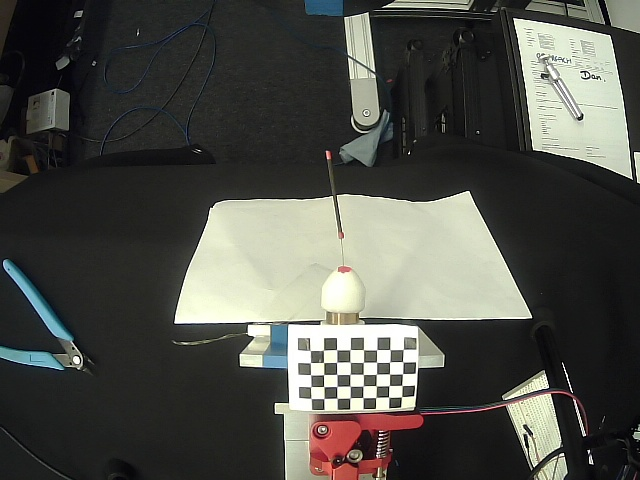
#> input picture proper_research/focused_image.jpg, 640 x 480 px, given in place of the camera
$ python vision_w_tangnet.py
#> lines starting #> are read from the running program, lines starting #| are printed output that depends on the picture; after the words box and inside, x2 and y2 are one past the last pixel; in counts of white or black regions, pixels touching at a corner belong together
### proper_research/vision/measure_length.py
import cv2
import matplotlib.pyplot as plt
import numpy as np
import json
import os

# =====================================================================
# CONFIG
# =====================================================================
ROI_CONFIG_FILE = "red_roi_box.json"

CAMERA_TO_CHECKERBOARD_MM = 30.0
BEAM_RELATIVE_Z_OFFSET_MM = 40.0   # beam distance relative to checkerboard along Z

CHECKERBOARD_SQUARE_SIZE_MM = 6
CHECKERBOARD_SQUARES_X = 9
CHECKERBOARD_SQUARES_Y = 6

CHECKERBOARD_PATTERN_SIZE = (
    CHECKERBOARD_SQUARES_X - 1,
    CHECKERBOARD_SQUARES_Y - 1
)

# [17 lines of commented-out code are left out]
def new_capture(filename="focused_image.jpg",
                cam_index=0,
                backend=cv2.CAP_V4L2,
                warmup_frames=15,
                exposure=23.0,     # try 200..5000 initially
                gain=0.0,
                auto_exposure_manual=1.0,  # working for you
                brightness=None,     # e.g. 0.0
                gamma=None):         # e.g. 0.7
#> called with filename = 'focused_image_straight.jpg', cam_index = 0, backend = 200, warmup_frames = 15, exposure = 23, gain = 0, auto_exposure_manual = 1
    cap = cv2.VideoCapture(cam_index, backend)
    if not cap.isOpened():
        raise RuntimeError(f"Cannot open camera index {cam_index} with backend {backend}")

    def try_set(prop, val, name):
        ok = cap.set(prop, val)
        got = cap.get(prop)
        print(f"{name}: set({val}) -> {ok}, get() -> {got}")
        return ok, got

    # Put camera in manual exposure mode (as supported by your driver mapping)
    try_set(cv2.CAP_PROP_AUTO_EXPOSURE, float(auto_exposure_manual), "AUTO_EXPOSURE(manual)")

    # Reduce gain first
    try_set(cv2.CAP_PROP_GAIN, float(gain), "GAIN")

    # Set exposure (absolute value for your camera/driver)
    try_set(cv2.CAP_PROP_EXPOSURE, float(exposure), "EXPOSURE(abs)")

    # Optional tweaks if supported
    if brightness is not None:
        try_set(cv2.CAP_PROP_BRIGHTNESS, float(brightness), "BRIGHTNESS")
    if gamma is not None:
        try_set(cv2.CAP_PROP_GAMMA, float(gamma), "GAMMA")

    for _ in range(warmup_frames):
        cap.read()
#> this loop made 15 passes
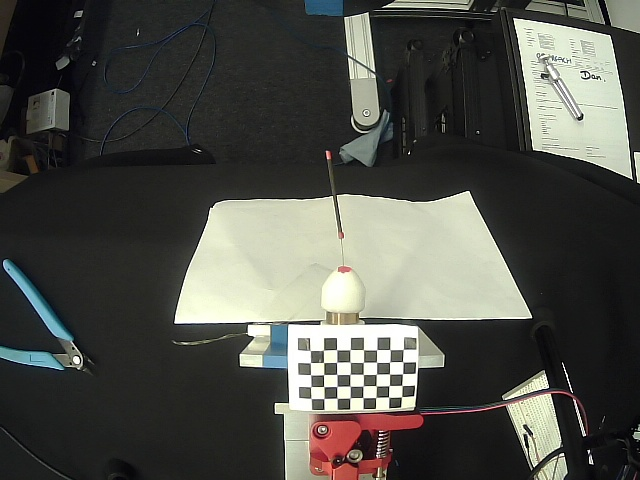
#> input picture proper_research/focused_image.jpg, 640 x 480 px, given in place of the camera

    ret, frame = cap.read()
#> frame is the input picture: shape (480, 640, 3); mean B, G, R 73, 78.9, 78.2
    cap.release()

    if not ret or frame is None:
        raise RuntimeError("Failed to capture image")

    cv2.imwrite(filename, frame)
    return filename
# [612 lines left out: functions load_roi_box, save_roi_box, select_roi_interactive, find_checkerboard_debug, compute_checkerboard_homography, detect_red_markers_in_roi and 1 more, not called in this run]


import json
import os

POLYGON_CONFIG_FILE = "custom_area.json"

# [200 lines left out: functions save_polygon, load_polygon, select_polygon_interactive, measure_beam_and_tip_lengths_mm_with_checkerboard, not called in this run]


# [14 lines that do not run on import are left out]
    # [4 lines of commented-out code are left out]

### proper_research/vision/vision_w_tangnet.py
import cv2
import json
import os
import numpy as np
import matplotlib.pyplot as plt

from proper_research.vision.measure_length import new_capture

ROI_CONFIG_FILE = "red_roi_box.json"


# ----------------------------
# ROI utilities
# ----------------------------
# [10 lines left out: function save_roi_box, not called in this run]


def load_roi_box(path=ROI_CONFIG_FILE):
#> called with path = 'red_roi_box.json'
    if not os.path.exists(path):
        return None
    with open(path, "r") as f:
#> (reads scrap/red_roi_box.json from the repository)
        data = json.load(f)
    box = (int(data["x"]), int(data["y"]), int(data["w"]), int(data["h"]))
    print(f"[INFO] Loaded ROI from {path}: {data}")
    return box


# [10 lines left out: function select_roi_interactive, not called in this run]


# ----------------------------
# Angle helper
# ----------------------------
class AngleUnwrapper:
    def __init__(self):
        self.prev = None

    # [13 lines left out: function __call__, not called in this run]


unwrap_tip_angle = AngleUnwrapper()
# [69 lines left out: functions signed_angle_between_vectors, angle_deg_from_points, image_to_base_frame, order_four_markers, not called in this run]


# ----------------------------
# Main measurement
# ----------------------------
def measure_tip_state_4markers(
    image_filename="focused_image.jpg",
    roi_box=None,
    roi_polygon=None,
    show=True,
    show_debug_markers=False,
    unwrap_angle=True,
    pivot_hint=None,
):
    image_bgr = cv2.imread(image_filename)
    if image_bgr is None:
        raise FileNotFoundError(f"Could not read image at {image_filename}")

    detected_points = detect_4_red_markers_in_roi(
        image_bgr,
        roi_box=roi_box,
        roi_polygon=roi_polygon,
        min_area=1,
        max_area=40000,
        sat_min=50,
        val_min=40,
        hue1_high=10,
        hue2_low=170,
        show_debug=show_debug_markers,
    )

def detect_4_red_markers_in_roi(
    image_bgr,
    roi_box=None,
    roi_polygon=None,
    min_area=2,
    max_area=40000,
    show_debug=False,
    sat_min=20,
    val_min=20,
    hue1_low=0,
    hue1_high=20,
    hue2_low=160,
    hue2_high=180,
    debug_allow_less_than_4=False,
    min_markers=3,
    max_markers=4,
):
    """
    Detect red markers inside either:
      - roi_box: (x, y, w, h)
      - roi_polygon: [(x1, y1), (x2, y2), ...]

    Returns full-image coordinates.
    """
#> called with roi_box = (240, 49, 126, 233), min_area = 1, max_area = 40000, show_debug = True, sat_min = 50, val_min = 40, hue1_low = 0, hue1_high = 10

    # [10 lines left out: function polygon_to_local_mask, not called in this run]

    H, W = image_bgr.shape[:2]
#> H = 480; W = 640

    if roi_polygon is not None:
        pts = np.array(roi_polygon, dtype=np.float32)
        if len(pts) < 3:
            raise ValueError("roi_polygon must contain at least 3 points.")

        xs = pts[:, 0]
        ys = pts[:, 1]

        x0 = max(0, int(np.floor(xs.min())))
        y0 = max(0, int(np.floor(ys.min())))
        x1 = min(W, int(np.ceil(xs.max())))
        y1 = min(H, int(np.ceil(ys.max())))

        if x1 <= x0 or y1 <= y0:
            raise ValueError("roi_polygon bounding box is empty.")

        roi = image_bgr[y0:y1, x0:x1].copy()
        spatial_mask = polygon_to_local_mask(
            shape_hw=roi.shape[:2],
            polygon_pts=roi_polygon,
            offset_xy=(x0, y0),
        )
        roi_desc = {"type": "polygon", "polygon": roi_polygon}

    elif roi_box is not None:
        x, y, w, h = roi_box
        x0 = max(0, int(x))
        y0 = max(0, int(y))
        x1 = min(W, x0 + int(w))
#> x1 = 366
        y1 = min(H, y0 + int(h))
#> y1 = 282

        if x1 <= x0 or y1 <= y0:
            raise ValueError(f"Invalid roi_box: {roi_box}")

        roi = image_bgr[y0:y1, x0:x1].copy()
        spatial_mask = np.full(roi.shape[:2], 255, dtype=np.uint8)
        roi_desc = {"type": "box", "box": (x0, y0, x1 - x0, y1 - y0)}

    else:
        roi = image_bgr.copy()
        x0, y0 = 0, 0
        spatial_mask = np.full(roi.shape[:2], 255, dtype=np.uint8)
        roi_desc = None

    hsv = cv2.cvtColor(roi, cv2.COLOR_BGR2HSV)
#> hsv: shape (233, 126, 3); mean H, S, V 33.8, 24.3, 110.5

    lower1 = np.array([hue1_low, sat_min, val_min], dtype=np.uint8)
    upper1 = np.array([hue1_high, 255, 255], dtype=np.uint8)

    lower2 = np.array([hue2_low, sat_min, val_min], dtype=np.uint8)
    upper2 = np.array([hue2_high, 255, 255], dtype=np.uint8)

    mask1 = cv2.inRange(hsv, lower1, upper1)
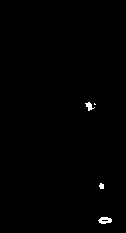
#> mask1: shape (233, 126); 0.47% white; 4 white regions (1 under 20 px), largest, box (x1, y1, x2, y2) and area: (98, 217, 112, 224) 69, (85, 102, 95, 111) 43, (99, 183, 104, 189) 24
    mask2 = cv2.inRange(hsv, lower2, upper2)
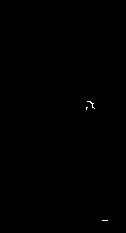
#> mask2: shape (233, 126); 0.09% white in thin lines or dots, all inside (x1, y1, x2, y2) = (86, 101, 108, 221)
    mask = cv2.bitwise_or(mask1, mask2)
#> mask: shape (233, 126); 0.56% white; 3 white regions, box (x1, y1, x2, y2) and area: (98, 217, 112, 224) 75, (85, 101, 96, 111) 65, (99, 183, 104, 189) 24

    mask = cv2.bitwise_and(mask, spatial_mask)

    k = np.ones((3, 3), np.uint8)
    mask_open = cv2.morphologyEx(mask, cv2.MORPH_OPEN, k)
#> mask_open: shape (233, 126); 0.49% white; 3 white regions
    mask_open = cv2.bitwise_and(mask_open, spatial_mask)

    contours, _ = cv2.findContours(mask_open, cv2.RETR_EXTERNAL, cv2.CHAIN_APPROX_SIMPLE)
#> contours = 3 contours, 1 with area under 20; largest, box (x1, y1, x2, y2) and area: (99, 217, 112, 224) 58, (86, 101, 93, 110) 38

    print(f"[DEBUG] roi_desc = {roi_desc}")
#| [DEBUG] roi_desc = {'type': 'box', 'box': (240, 49, 126, 233)}
    print(f"[DEBUG] mask nonzero = {int(np.count_nonzero(mask_open))}")
#| [DEBUG] mask nonzero = 145
    print(f"[DEBUG] found {len(contours)} raw contours")
#| [DEBUG] found 3 raw contours

    candidates = []
    raw_debug = roi.copy()
    kept_debug = roi.copy()

    if roi_polygon is not None:
        pts_local = np.array(
            [[int(round(px - x0)), int(round(py - y0))] for px, py in roi_polygon],
            dtype=np.int32
        )
        cv2.polylines(raw_debug, [pts_local], True, (0, 255, 255), 1)
        cv2.polylines(kept_debug, [pts_local], True, (0, 255, 255), 1)

    for i, cnt in enumerate(contours):
        area = cv2.contourArea(cnt)
        bx, by, bw, bh = cv2.boundingRect(cnt)

        M = cv2.moments(cnt)
        if abs(M["m00"]) > 1e-8:
            cx = M["m10"] / M["m00"]
            cy = M["m01"] / M["m00"]
        else:
            cx, cy = -1, -1

        # print(
        #     f"[DEBUG] contour {i}: area={area:.2f}, "
        #     f"bbox=({bx},{by},{bw},{bh}), center=({cx:.1f},{cy:.1f})"
        # )

        cv2.drawContours(raw_debug, [cnt], -1, (0, 255, 0), 1)
        cv2.rectangle(raw_debug, (bx, by), (bx + bw, by + bh), (255, 255, 0), 1)
        cv2.putText(
            raw_debug,
            f"{i}",
            (bx, max(0, by - 3)),
            cv2.FONT_HERSHEY_SIMPLEX,
            0.4,
            (255, 255, 0),
            1
        )

        if area < min_area or area > max_area:
            continue
        if abs(M["m00"]) <= 1e-8:
            continue

        (xc_circle, yc_circle), radius = cv2.minEnclosingCircle(cnt)
        diameter = 2.0 * radius

        candidates.append({
            "point": (float(cx + x0), float(cy + y0)),
            "area": float(area),
            "diameter_px": float(diameter),
            "contour": cnt,
            "local_center": (float(cx), float(cy)),
            "bbox": (bx, by, bw, bh),
        })
#> this loop made 3 passes
#> (area, bx, by, bw, bh, cx, cy, xc_circle) on passes 1, 3: (58.5, 99, 217, 13, 7, 104.7, 219.9, 105), (38.5, 86, 101, 7, 9, 89.23, 105.1, 89.5)
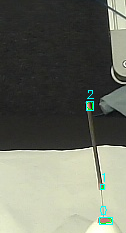
#> raw_debug: shape (233, 126, 3); mean B, G, R 98.9, 110.8, 107.6
#> after the loop, candidates = 3 items

    candidates = sorted(candidates, key=lambda d: d["area"], reverse=True)

    print(f"[DEBUG] kept {len(candidates)} candidates after filtering")
#| [DEBUG] kept 3 candidates after filtering

    for j, c in enumerate(candidates):
        cnt = c["contour"]
        cx, cy = c["local_center"]
        bx, by, bw, bh = c["bbox"]
        cv2.drawContours(kept_debug, [cnt], -1, (0, 255, 0), 2)
        cv2.rectangle(kept_debug, (bx, by), (bx + bw, by + bh), (255, 255, 0), 1)
        cv2.circle(kept_debug, (int(round(cx)), int(round(cy))), 4, (255, 0, 0), -1)
        cv2.putText(
            kept_debug,
            f"{j}",
            (bx, max(0, by - 3)),
            cv2.FONT_HERSHEY_SIMPLEX,
            0.4,
            (255, 255, 0),
            1
        )
#> this loop made 3 passes
#> (cx, cy, bx, by, bw, bh) on passes 1 to 2: (104.7, 219.9, 99, 217, 13, 7), (89.23, 105.1, 86, 101, 7, 9)
#> (cnt, cx, cy, bx, by, bw, bh) on pass 3: ([[100, 184], [100, 188], [103, 188], [103, 184]], 101.5, 186, 100, 184, 4, 5)
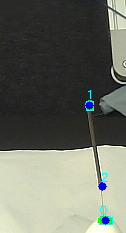
#> kept_debug: shape (233, 126, 3); mean B, G, R 99.3, 110, 106.7

    if show_debug:
        plt.figure(figsize=(14, 8))

        plt.subplot(2, 2, 1)
        plt.imshow(mask, cmap="gray")
        plt.title("Raw red mask")
        plt.axis("off")

        plt.subplot(2, 2, 2)
        plt.imshow(mask_open, cmap="gray")
        plt.title("Opened mask")
        plt.axis("off")

        plt.subplot(2, 2, 3)
        plt.imshow(cv2.cvtColor(raw_debug, cv2.COLOR_BGR2RGB))
        plt.title(f"All raw contours: {len(contours)}")
        plt.axis("off")

        plt.subplot(2, 2, 4)
        plt.imshow(cv2.cvtColor(kept_debug, cv2.COLOR_BGR2RGB))
        plt.title(f"Kept candidates: {len(candidates)}")
        plt.axis("off")

        plt.tight_layout()
        plt.show()
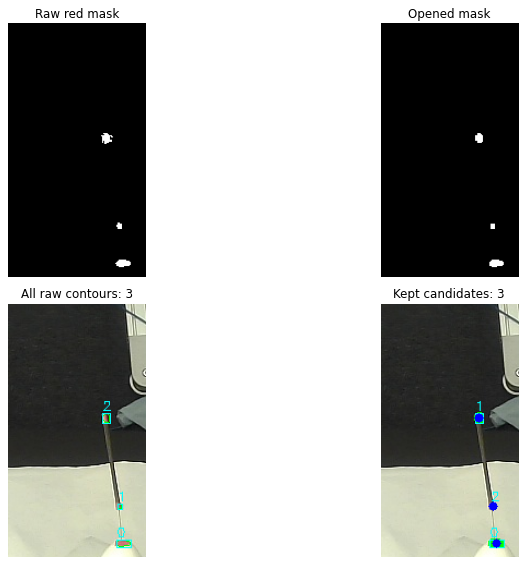
#> figure drawn by matplotlib, 4 panels

    if len(candidates) < min_markers and not debug_allow_less_than_4:
        raise RuntimeError(
            f"Expected at least {min_markers} red markers, found {len(candidates)}"
        )

    selected = candidates[:max_markers]
#> selected = 3 items
    return selected
def show_red_mask(image_bgr, roi_box=None, sat_min=40, val_min=30, hue1_high=15, hue2_low=165):
#> called with roi_box = (240, 49, 126, 233), sat_min = 10, val_min = 15, hue1_high = 20, hue2_low = 160
    if roi_box is not None:
        x, y, w, h = roi_box
        roi = image_bgr[y:y+h, x:x+w].copy()
    else:
        roi = image_bgr.copy()

    hsv = cv2.cvtColor(roi, cv2.COLOR_BGR2HSV)

    lower1 = np.array([0, sat_min, val_min], dtype=np.uint8)
    upper1 = np.array([hue1_high, 255, 255], dtype=np.uint8)

    lower2 = np.array([hue2_low, sat_min, val_min], dtype=np.uint8)
    upper2 = np.array([180, 255, 255], dtype=np.uint8)

    mask = cv2.bitwise_or(
        cv2.inRange(hsv, lower1, upper1),
        cv2.inRange(hsv, lower2, upper2)
    )
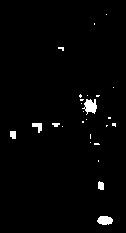
#> mask: shape (233, 126); 1.8% white; 26 white regions (20 under 20 px), largest, box (x1, y1, x2, y2) and area: (82, 99, 97, 115) 144, (97, 216, 113, 225) 114, (32, 123, 42, 133) 60, (98, 181, 104, 190) 46, (10, 131, 16, 139) 44, (52, 123, 60, 127) 24

    plt.figure(figsize=(10, 4))
    plt.subplot(1, 2, 1)
    plt.imshow(cv2.cvtColor(roi, cv2.COLOR_BGR2RGB))
    plt.title("ROI")
    plt.axis("off")

    plt.subplot(1, 2, 2)
    plt.imshow(mask, cmap="gray")
    plt.title("Red mask")
    plt.axis("off")
    plt.show()
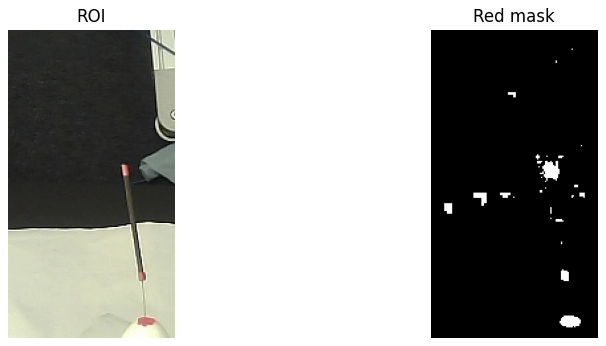
#> figure drawn by matplotlib, 2 panels

if __name__ == "__main__":
    img_file = new_capture(filename="focused_image_straight.jpg")
    image_bgr = cv2.imread("focused_image_straight.jpg")
    if image_bgr is None:
        raise FileNotFoundError("Could not read focused_image.jpg")
    red_roi_box = load_roi_box("red_roi_box.json")

    result = measure_tip_state_4markers(
        image_filename=img_file,
        roi_box=red_roi_box,
        show=True,
        show_debug_markers=True,
        unwrap_angle=True,
        pivot_hint=None,
    )

    # [6 lines of commented-out code are left out]
    roi_box = load_roi_box()

    image_bgr = cv2.imread("focused_image_straight.jpg")
    if image_bgr is None:
        raise FileNotFoundError("Could not read focused_image.jpg")

    show_red_mask(
        image_bgr=image_bgr,
        roi_box=roi_box,
        sat_min=10,
        val_min=15,
        hue1_high=20,
        hue2_low=160
    )
